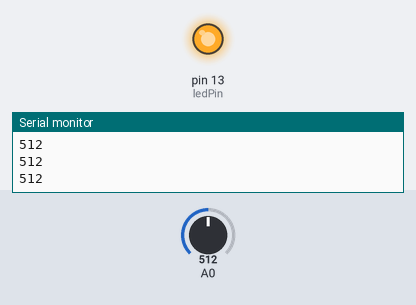
A sketch run on a simulated Arduino Uno, built with avr-gcc and run on an emulated ATmega328P. Shown: output pins drawn as LEDs (lit = HIGH), the last lines printed to the serial monitor. The test bench sets the inputs (shaded band); at power-on: A0 = 512.

Above: at 1.2 s.
1.3 s: A0 set to 409
4.3 s: A0 set to 394
At 5.1 s:
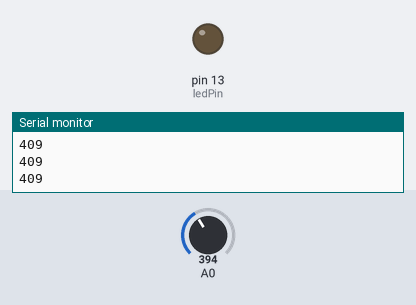
5.9 s: A0 set to 410
At 6.1 s:
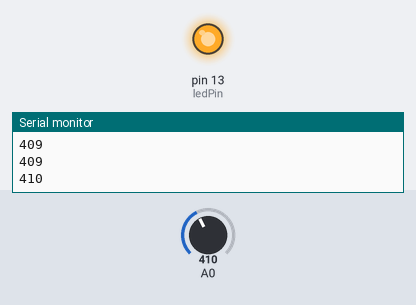
8.9 s: A0 set to 390
At 9.6 s:
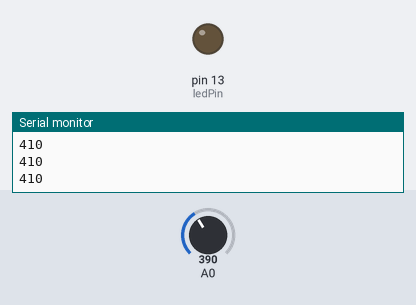
Timing chart, 0 to 11.4 s (numbered marks = the images above; inputs shaded):
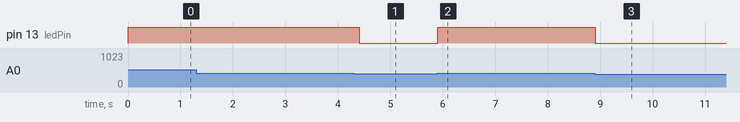

Measured:
- the behaviour switches between 401 and 400 on A0 (found by bisection; images 0 and 1)
- after the input at 4.3 s, pin 13 (ledPin): HIGH → LOW after 0.11 s
- after the input at 5.9 s, pin 13 (ledPin): LOW → HIGH at once
- after the input at 8.9 s, pin 13 (ledPin): HIGH → LOW at once

The sketch:

soundinput.ino
```cpp
int ledPin = 13;

void setup() {
  pinMode(ledPin, OUTPUT);       // 핀들 출력설정
  Serial.begin(9600);
}

void loop() {

  int v = analogRead(A0);

  if (v > 400 ) {
    Serial.println(v);
    Serial.println("\n");
    digitalWrite(ledPin, HIGH);
    delay(200);
    digitalWrite(ledPin, LOW);
  }
}
```
